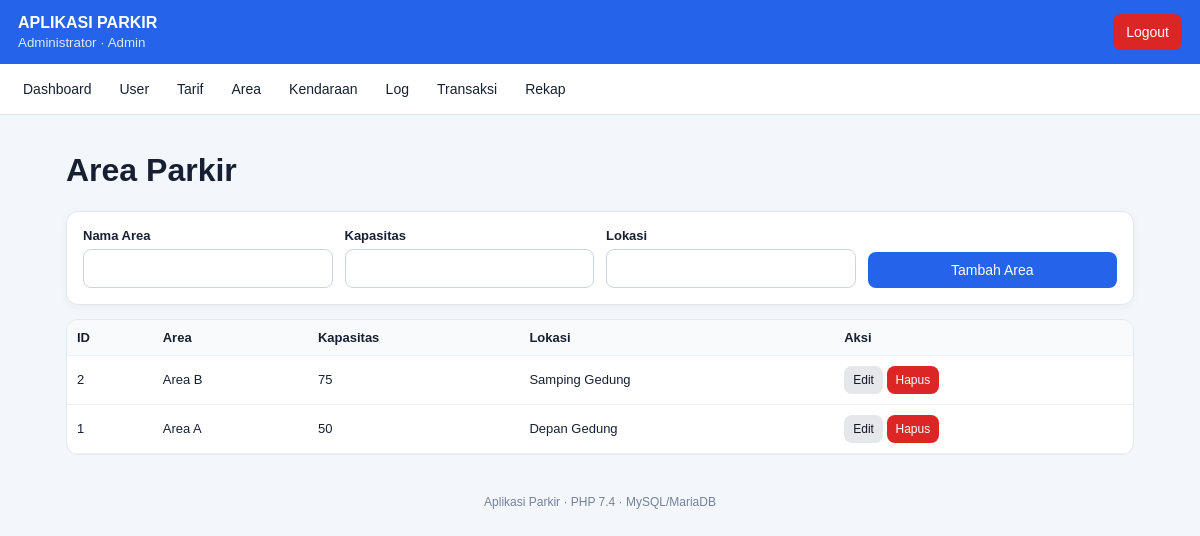
The page /index.php?page=areas (signed in) on the database its author committed.
### tables this page shows
CREATE TABLE area_parkir (
  id_area INT UNSIGNED AUTO_INCREMENT PRIMARY KEY,
  nama_area VARCHAR(100) NOT NULL,
  kapasitas INT UNSIGNED NOT NULL,
  lokasi VARCHAR(150) NOT NULL
);

### controllers/AppController.php (called while the page is built, shortened)
<?php
class AppController
{
    private $model;
    public function __construct(Model $model)
    {
        $this->model = $model;
    }
    public function data(string $page): array
    {
        $data = array();
        switch ($page) {
            case 'areas':
                $data['items'] = $this->model->areas();
                $editId = (int)($_GET['edit'] ?? 0); $data['edit'] = null; foreach ($data['items'] as $row) if ((int)$row['id_area'] === $editId) { $data['edit'] = $row; break; }
                break;
        }
        return $data;
    }
}

### models/Model.php (called while the page is built, shortened)
<?php
class Model
{
    private $db;
    public function __construct(PDO $pdo)
    {
        $this->db = $pdo;
    }
    public function all(string $table): array
    {
        $allowed = array('users','area_parkir','tarif_parkir','kendaraan');
        return $this->db->query("SELECT * FROM {$table} ORDER BY 1 DESC")->fetchAll();
    }
    public function areas(): array { return $this->all('area_parkir'); }
}

### views/areas.php (the view, shortened to what this page needs)
<?php $e=$data['edit']; ?>
<h1>Area Parkir</h1>
<div class="panel"><form method="post" action="index.php?action=area_save" class="grid-form">
<label>Nama Area<input name="nama_area" value="<?= htmlspecialchars($e['nama_area'] ?? '') ?>" required></label><label>Kapasitas<input type="number" name="kapasitas" min="1" value="<?= $e['kapasitas'] ?? '' ?>" required></label><label>Lokasi<input name="lokasi" value="<?= htmlspecialchars($e['lokasi'] ?? '') ?>" required></label><button class="btn primary"><?= $e ? 'Simpan Perubahan' : 'Tambah Area' ?></button><?php if($e): ?><a class="btn" href="index.php?page=areas">Batal</a><?php endif; ?>
</form></div>
<div class="table-wrap"><table><thead><tr><th>ID</th><th>Area</th><th>Kapasitas</th><th>Lokasi</th><th>Aksi</th></tr></thead><tbody>
<?php foreach ($data['items'] as $r): ?><tr><td><?= $r['id_area'] ?></td><td><?= htmlspecialchars($r['nama_area']) ?></td><td><?= $r['kapasitas'] ?></td><td><?= htmlspecialchars($r['lokasi']) ?></td><td><a class="btn small" href="index.php?page=areas&edit=<?= $r['id_area'] ?>">Edit</a> <form class="inline" method="post" action="index.php?action=area_delete" onsubmit="return confirm('Hapus area?')"><input type="hidden" name="id_area" value="<?= $r['id_area'] ?>"><button class="btn danger small">Hapus</button></form></td></tr><?php endforeach; ?>
</tbody></table></div>

### assets/style.css (style rules this page uses)
* { box-sizing:border-box }
body { margin:0;font-family:Arial,Helvetica,sans-serif;background:#f3f6fb;color:#172033 }
a { text-decoration:none;color:inherit }
.card,.panel { background:#fff;border:1px solid #e2e8f0;border-radius:12px;padding:16px;box-shadow:0 2px 8px rgba(0,0,0,.04) }
.panel { margin:14px 0 }
.grid-form { display:grid;grid-template-columns:repeat(auto-fit,minmax(180px,1fr));gap:12px;align-items:end }
label { font-size:13px;font-weight:bold }
input,select { display:block;width:100%;margin-top:6px;padding:11px;border:1px solid #cbd5e1;border-radius:8px;background:#fff;font:inherit }
.btn { display:inline-block;border:0;border-radius:8px;padding:10px 13px;background:#e5e7eb;color:#111827;cursor:pointer;font-size:14px }
.btn.primary { background:#2563eb;color:#fff }
.btn.danger { background:#dc2626;color:#fff }
.btn.small { padding:7px 9px;font-size:12px }
.inline { display:inline }
.table-wrap { overflow-x:auto;background:#fff;border:1px solid #e2e8f0;border-radius:12px }
.table-wrap table { border-collapse:collapse;width:100%;min-width:650px }
.table-wrap th,.table-wrap td { padding:10px;border-bottom:1px solid #edf1f6;text-align:left;font-size:13px }
.table-wrap th { background:#f8fafc }

### rows shown on the page
area_parkir: id_area "2", nama_area "Area B", kapasitas "75", lokasi "Samping Gedung"
area_parkir: id_area "1", nama_area "Area A", kapasitas "50", lokasi "Depan Gedung"

### other values the page prints
$user['nama'] "Administrator"
$user['role'] "Admin"
